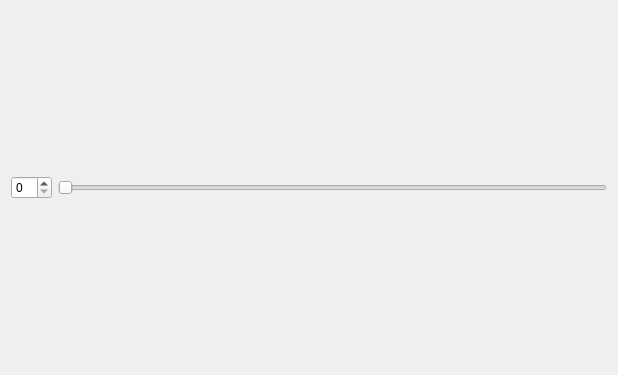
<?xml version="1.0" encoding="UTF-8"?>
<ui version="4.0">
 <class>SmallWidget</class>
 <widget class="QWidget" name="SmallWidget">
  <property name="geometry">
   <rect>
    <x>0</x>
    <y>0</y>
    <width>618</width>
    <height>375</height>
   </rect>
  </property>
  <property name="windowTitle">
   <string>Form</string>
  </property>
  <layout class="QHBoxLayout" name="horizontalLayout">
   <item>
    <widget class="QSpinBox" name="spinBox"/>
   </item>
   <item>
    <widget class="QSlider" name="horizontalSlider">
     <property name="orientation">
      <enum>Qt::Horizontal</enum>
     </property>
    </widget>
   </item>
  </layout>
 </widget>
 <resources/>
 <connections/>
</ui>
